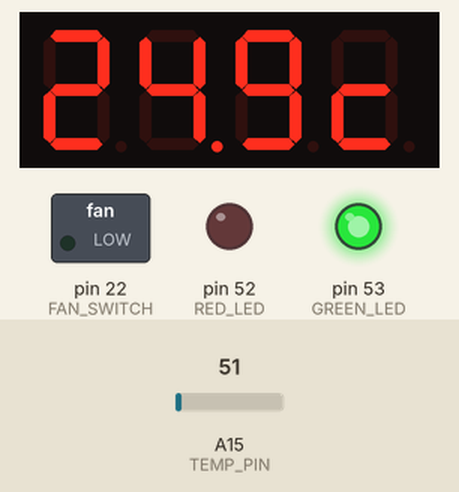
A sketch run on a simulated Arduino Mega 2560, built with avr-gcc and run on an emulated ATmega2560. Parts: 4-digit seven-segment display, switched loads named in the sketch (green lamp = pin HIGH), output pins drawn as LEDs (lit = HIGH). Wiring (inferred from the names in the program): 4-digit 7-segment display, segments lit when HIGH: segments pin 32, pin 33, pin 34, pin 35, pin 36, pin 37, pin 38, pin 39; digit selects pin 43, pin 42, pin 41, pin 40. The test bench sets the inputs (shaded band); at power-on: A15 (TEMP_PIN) = 51. The segment pins are drawn as the display they are named for; pins used as bus, display or sensor lines are not drawn.

Above: at 1.2 s.
1.3 s: A15 (TEMP_PIN) set to 66
At 3.09 s:
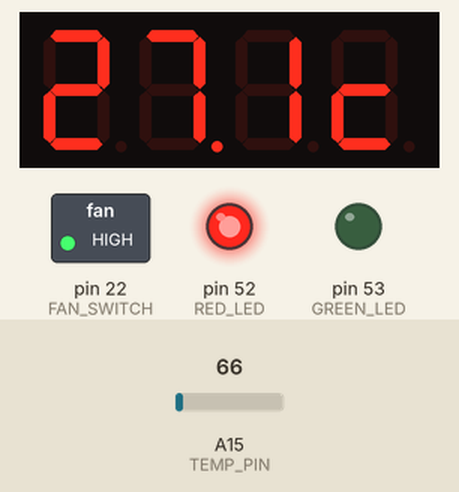
4.3 s: A15 (TEMP_PIN) set to 112
At 5.15 s:
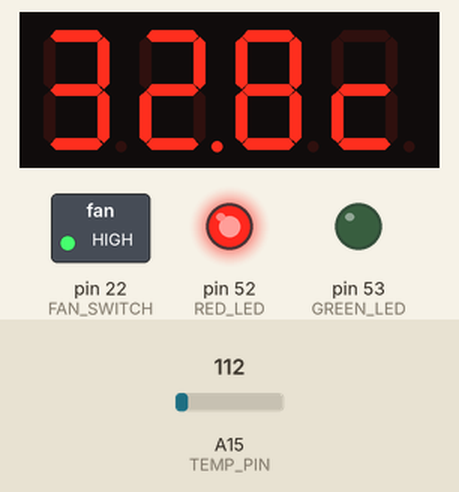
7.0 s: A15 (TEMP_PIN) set to 71
At 7.81 s:
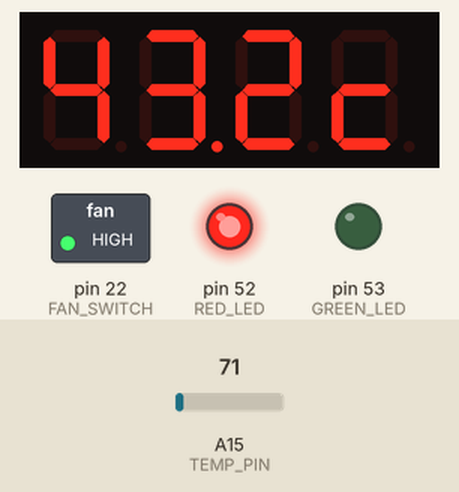
8.7 s: A15 (TEMP_PIN) set to 30
At 9.27 s:
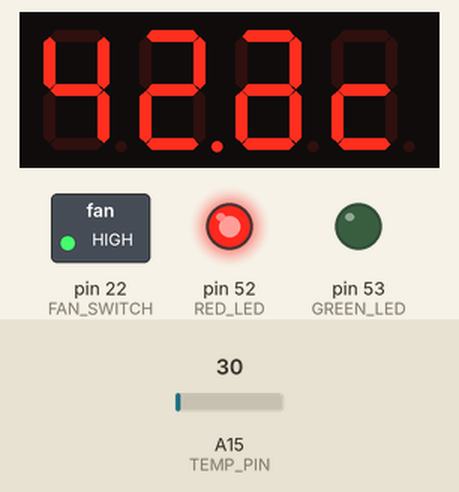
11.7 s: A15 (TEMP_PIN) set to 15
At 13.11 s:
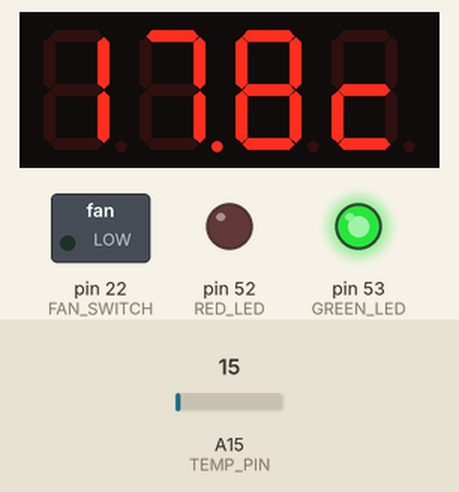
14.7 s: A15 (TEMP_PIN) set to 163
At 15.41 s:
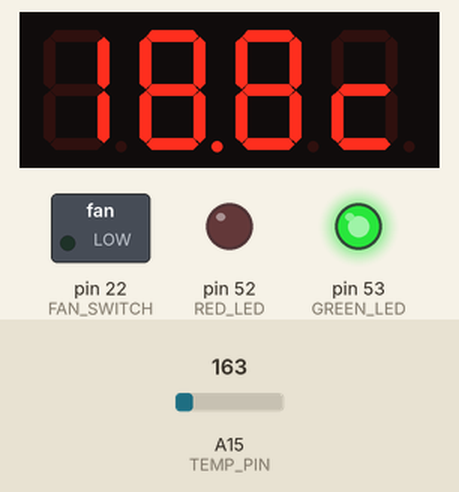
Timing chart, 0 to 17.7 s (numbered marks = the images above; inputs shaded):
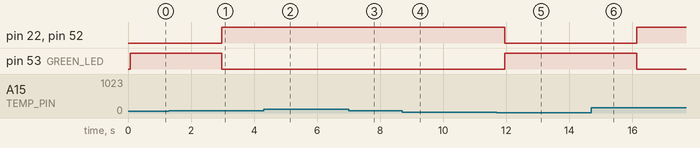

Measured:
- the behaviour switches between 59 and 60 on A15 (TEMP_PIN) (found by bisection; images 0 and 1)
- after the input at 1.3 s, pin 22 (FAN_SWITCH), pin 52 (RED_LED): LOW → HIGH after 1.7 s; pin 53 (GREEN_LED): HIGH → LOW after 1.7 s; the display: first changes after 0.12 s (image 1 shows a later state)
- after the input at 4.3 s, the display: first changes after 0.10 s (image 2 shows a later state)
- after the input at 14.7 s, pin 22 (FAN_SWITCH), pin 52 (RED_LED): LOW → HIGH after 1.4 s; pin 53 (GREEN_LED): HIGH → LOW after 1.4 s

The sketch:

arduino-fan-control.ino
```cpp
#include <math.h>

const int RED_LED = 52;
const int GREEN_LED = 53;

const int DIGIT_1 = 43;
const int DIGIT_2 = 42;
const int DIGIT_3 = 41;
const int DIGIT_4 = 40;

const int SEGMENT_A = 32;
const int SEGMENT_B = 33;
const int SEGMENT_C = 34;
const int SEGMENT_D = 35;
const int SEGMENT_E = 36;
const int SEGMENT_F = 37;
const int SEGMENT_G = 38;

const int DECIMAL_POINT = 39;

const int TEMP_PIN = 15;

const int FAN_SWITCH = 22;

const int DIGIT[] = {DIGIT_1, DIGIT_2, DIGIT_3, DIGIT_4};

const int SAMPLES = 255;
float sample[SAMPLES];
int sample_index = 0;
int display_temp = 0;
int warn = 0;

void setup() {
  pinMode(RED_LED, OUTPUT);
  pinMode(GREEN_LED, OUTPUT);

  pinMode(DIGIT_1, OUTPUT);
  pinMode(DIGIT_2, OUTPUT);
  pinMode(DIGIT_3, OUTPUT);
  pinMode(DIGIT_4, OUTPUT);

  pinMode(SEGMENT_A, OUTPUT);
  pinMode(SEGMENT_B, OUTPUT);
  pinMode(SEGMENT_C, OUTPUT);
  pinMode(SEGMENT_D, OUTPUT);
  pinMode(SEGMENT_E, OUTPUT);
  pinMode(SEGMENT_F, OUTPUT);
  pinMode(SEGMENT_G, OUTPUT);

  pinMode(DECIMAL_POINT, OUTPUT);
  pinMode(FAN_SWITCH, OUTPUT);

  digitalWrite(DIGIT_1, HIGH);
  digitalWrite(DIGIT_2, HIGH);
  digitalWrite(DIGIT_3, HIGH);
  digitalWrite(DIGIT_4, HIGH);

  digitalWrite(SEGMENT_A, HIGH);
  digitalWrite(SEGMENT_B, HIGH);
  digitalWrite(SEGMENT_C, HIGH);
  digitalWrite(SEGMENT_D, HIGH);
  digitalWrite(SEGMENT_E, HIGH);
  digitalWrite(SEGMENT_F, HIGH);
  digitalWrite(SEGMENT_G, HIGH);

  digitalWrite(DECIMAL_POINT, LOW);
  digitalWrite(FAN_SWITCH, LOW);

  Serial.begin(9600);
}

void loop() {
  float temp;
  temp = analogRead(TEMP_PIN);
  temp = (temp/1024.0) * 5000;
  temp = temp / 10;

  sample_index = sample_index + 1;

  if (sample_index >= SAMPLES) {
    display_temp = 1;
    sample_index = 0;
  }

  sample[sample_index] = temp;

  if (display_temp) {

    float avg = average_temperature();
    char display_temp[3];
    dtostrf(avg, 3, 1, display_temp);

    render_number(display_temp[0]);
    select_digit(0);

    digitalWrite(DECIMAL_POINT, HIGH);
    render_number(display_temp[1]);
    select_digit(1);
    digitalWrite(DECIMAL_POINT, LOW);

    render_number(display_temp[3]);
    select_digit(2);

    centigrade();
    select_digit(3);

    if (warn && avg < 26.0f) {
      warn = 0;
    }

    if (!warn && avg > 27.0f) {
      warn = 1;
    }

    if (warn) {
      digitalWrite(GREEN_LED, LOW);
      digitalWrite(RED_LED, HIGH);
      digitalWrite(FAN_SWITCH, HIGH);
    } else {
      digitalWrite(GREEN_LED, HIGH);
      digitalWrite(RED_LED, LOW);
      digitalWrite(FAN_SWITCH, LOW);
    }
  }
}

float average_temperature() {
  float accum = 0.0f;
  int i;

  for(i = 0; i < SAMPLES; i++) {
     accum += sample[i];
  }

  return accum / (float)SAMPLES;
}

void select_digit(int index) {
  digitalWrite(DIGIT[index], LOW);
  delay(5);
  digitalWrite(DIGIT[index], HIGH);
}

void render_number(int number) {
  // ascii character codes
  switch(number) {
    case 49: one(); break;
    case 50: two(); break;
    case 51: three(); break;
    case 52: four(); break;
    case 53: five(); break;
    case 54: six(); break;
    case 55: seven(); break;
    case 56: eight(); break;
    case 57: nine(); break;
    default: zero();
  }
}

void one() {
  digitalWrite(SEGMENT_A, LOW);
  digitalWrite(SEGMENT_B, HIGH);
  digitalWrite(SEGMENT_C, HIGH);
  digitalWrite(SEGMENT_D, LOW);
  digitalWrite(SEGMENT_E, LOW);
  digitalWrite(SEGMENT_F, LOW);
  digitalWrite(SEGMENT_G, LOW);
}

void two() {
  digitalWrite(SEGMENT_A, HIGH);
  digitalWrite(SEGMENT_B, HIGH);
  digitalWrite(SEGMENT_C, LOW);
  digitalWrite(SEGMENT_D, HIGH);
  digitalWrite(SEGMENT_E, HIGH);
  digitalWrite(SEGMENT_F, LOW);
  digitalWrite(SEGMENT_G, HIGH);
}

void three() {
  digitalWrite(SEGMENT_A, HIGH);
  digitalWrite(SEGMENT_B, HIGH);
  digitalWrite(SEGMENT_C, HIGH);
  digitalWrite(SEGMENT_D, HIGH);
  digitalWrite(SEGMENT_E, LOW);
  digitalWrite(SEGMENT_F, LOW);
  digitalWrite(SEGMENT_G, HIGH);
}

void four() {
  digitalWrite(SEGMENT_A, LOW);
  digitalWrite(SEGMENT_B, HIGH);
  digitalWrite(SEGMENT_C, HIGH);
  digitalWrite(SEGMENT_D, LOW);
  digitalWrite(SEGMENT_E, LOW);
  digitalWrite(SEGMENT_F, HIGH);
  digitalWrite(SEGMENT_G, HIGH);
}

void five() {
  digitalWrite(SEGMENT_A, HIGH);
  digitalWrite(SEGMENT_B, LOW);
  digitalWrite(SEGMENT_C, HIGH);
  digitalWrite(SEGMENT_D, HIGH);
  digitalWrite(SEGMENT_E, LOW);
  digitalWrite(SEGMENT_F, HIGH);
  digitalWrite(SEGMENT_G, HIGH);
}

void six() {
  digitalWrite(SEGMENT_A, HIGH);
  digitalWrite(SEGMENT_B, LOW);
  digitalWrite(SEGMENT_C, HIGH);
  digitalWrite(SEGMENT_D, HIGH);
  digitalWrite(SEGMENT_E, HIGH);
  digitalWrite(SEGMENT_F, HIGH);
  digitalWrite(SEGMENT_G, HIGH);
}

void seven() {
  digitalWrite(SEGMENT_A, HIGH);
  digitalWrite(SEGMENT_B, HIGH);
  digitalWrite(SEGMENT_C, HIGH);
  digitalWrite(SEGMENT_D, LOW);
  digitalWrite(SEGMENT_E, LOW);
  digitalWrite(SEGMENT_F, LOW);
  digitalWrite(SEGMENT_G, LOW);
}

void eight() {
  digitalWrite(SEGMENT_A, HIGH);
  digitalWrite(SEGMENT_B, HIGH);
  digitalWrite(SEGMENT_C, HIGH);
  digitalWrite(SEGMENT_D, HIGH);
  digitalWrite(SEGMENT_E, HIGH);
  digitalWrite(SEGMENT_F, HIGH);
  digitalWrite(SEGMENT_G, HIGH);
}

void nine() {
  digitalWrite(SEGMENT_A, HIGH);
  digitalWrite(SEGMENT_B, HIGH);
  digitalWrite(SEGMENT_C, HIGH);
  digitalWrite(SEGMENT_D, HIGH);
  digitalWrite(SEGMENT_E, LOW);
  digitalWrite(SEGMENT_F, HIGH);
  digitalWrite(SEGMENT_G, HIGH);
}

void zero() {
  digitalWrite(SEGMENT_A, HIGH);
  digitalWrite(SEGMENT_B, HIGH);
  digitalWrite(SEGMENT_C, HIGH);
  digitalWrite(SEGMENT_D, HIGH);
  digitalWrite(SEGMENT_E, HIGH);
  digitalWrite(SEGMENT_F, HIGH);
  digitalWrite(SEGMENT_G, LOW);
}

void centigrade() {
  digitalWrite(SEGMENT_A, LOW);
  digitalWrite(SEGMENT_B, LOW);
  digitalWrite(SEGMENT_C, LOW);
  digitalWrite(SEGMENT_D, HIGH);
  digitalWrite(SEGMENT_E, HIGH);
  digitalWrite(SEGMENT_F, LOW);
  digitalWrite(SEGMENT_G, HIGH);
}
```
